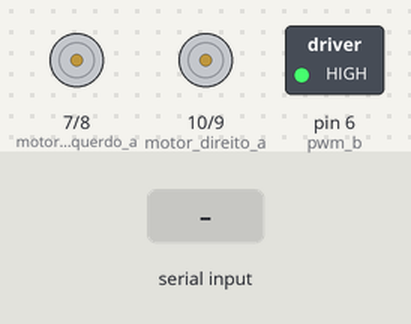
A sketch run on a simulated Arduino Uno, built with avr-gcc and run on an emulated ATmega328P. On the bench: motor-driver pin pairs drawn as motors (green arrow = first pin HIGH = forward, orange = second pin HIGH = backward, longer = more drive, scaled by the enable pin), switched loads named in the sketch (green lamp = pin HIGH). Inputs (shaded band) come from the test bench.

Above: at 1.2 s.
1.3 s: "A" received over Serial
At 2.5 s:
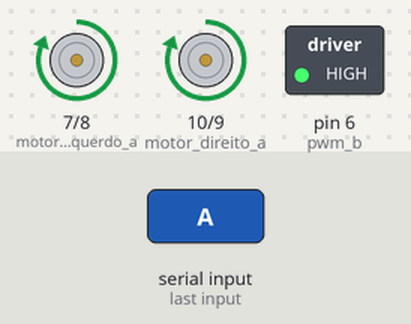
2.8 s: "B" received over Serial
At 4.0 s:
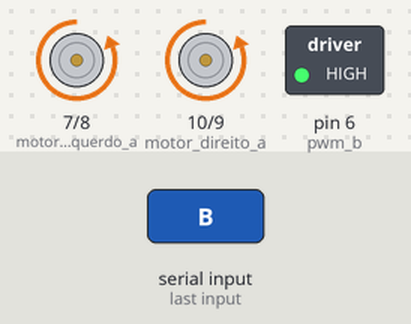
4.3 s: "C" received over Serial
At 5.3 s:
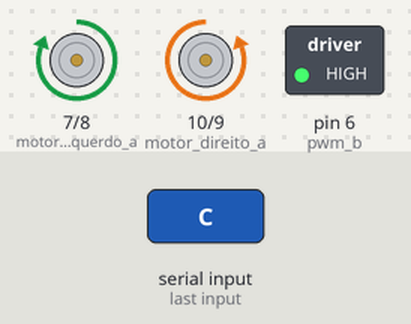
5.8 s: "D" received over Serial
At 6.5 s:
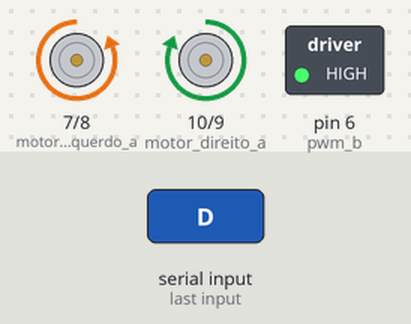
7.3 s: "E" received over Serial
At 7.7 s:
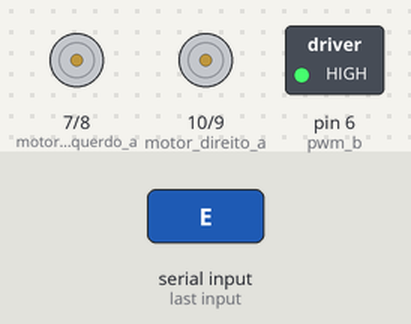
Timing chart, 0 to 9.8 s (numbered marks = the images above; inputs shaded):
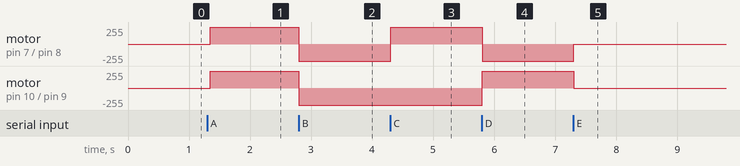

Measured:
- after the input at 1.3 s, motor on pin 7 (motor_esquerdo_a) / pin 8 (motor_esquerdo_b), motor on pin 10 (motor_direito_a) / pin 9 (motor_direito_b): stopped → forward 255/255 after 0.05 s
- after the input at 2.8 s, motor on pin 7 (motor_esquerdo_a) / pin 8 (motor_esquerdo_b), motor on pin 10 (motor_direito_a) / pin 9 (motor_direito_b): forward 255/255 → backward 255/255 at once
- after the input at 4.3 s, motor on pin 7 (motor_esquerdo_a) / pin 8 (motor_esquerdo_b): backward 255/255 → forward 255/255 at once
- after the input at 5.8 s, motor on pin 7 (motor_esquerdo_a) / pin 8 (motor_esquerdo_b): forward 255/255 → backward 255/255 at once; motor on pin 10 (motor_direito_a) / pin 9 (motor_direito_b): backward 255/255 → forward 255/255 at once
- after the input at 7.3 s, motor on pin 7 (motor_esquerdo_a) / pin 8 (motor_esquerdo_b): backward 255/255 → stopped at once; motor on pin 10 (motor_direito_a) / pin 9 (motor_direito_b): forward 255/255 → stopped at once

The sketch:

Robo_10passos.ino
```cpp
#define pwm_a 5
#define pwm_b 6
#define motor_direito_a 10
#define motor_direito_b 9
#define motor_esquerdo_a 7
#define motor_esquerdo_b 8
byte velocidade = 255;
char bt;

void setup() {
  Serial.begin(9600);
  pinMode(motor_direito_a, OUTPUT);
  pinMode(motor_direito_b, OUTPUT);
  pinMode(motor_esquerdo_a, OUTPUT);
  pinMode(motor_esquerdo_b, OUTPUT);
  analogWrite(pwm_a, velocidade);
  analogWrite(pwm_b, velocidade);
}

void loop() {

  bt = Serial.read();

  while ( bt == 'A' ) {
    digitalWrite(motor_direito_a, HIGH);
    digitalWrite(motor_direito_b, LOW);
    digitalWrite(motor_esquerdo_a, HIGH);
    digitalWrite(motor_esquerdo_b, LOW);
    bt = Serial.read();
  }

  while ( bt == 'B' ) {
    digitalWrite(motor_direito_a, LOW);
    digitalWrite(motor_direito_b, HIGH);
    digitalWrite(motor_esquerdo_a, LOW);
    digitalWrite(motor_esquerdo_b, HIGH);
    bt = Serial.read();
  }

  while ( bt == 'C' ) {
    digitalWrite(motor_direito_a, LOW);
    digitalWrite(motor_direito_b, HIGH);
    digitalWrite(motor_esquerdo_a, HIGH);
    digitalWrite(motor_esquerdo_b, LOW);
    bt = Serial.read();
  }

  while ( bt == 'D' ) {
    digitalWrite(motor_direito_a, HIGH);
    digitalWrite(motor_direito_b, LOW);
    digitalWrite(motor_esquerdo_a, LOW);
    digitalWrite(motor_esquerdo_b, HIGH);
    bt = Serial.read();
  }

  while ( bt == 'E' ) {
    digitalWrite(motor_direito_a, LOW);
    digitalWrite(motor_direito_b, LOW);
    digitalWrite(motor_esquerdo_a, LOW);
    digitalWrite(motor_esquerdo_b, LOW);
    bt = Serial.read();
  }

  delay(50);
}
```
